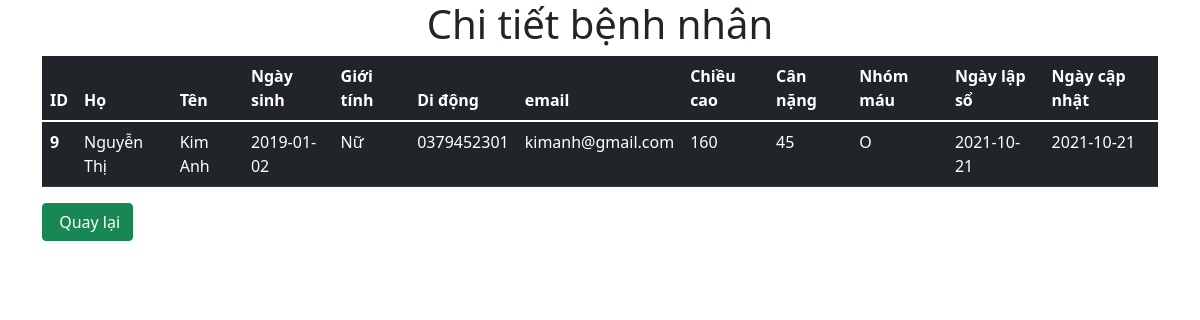
Screenshot of /chitiet_1.php?id=9 with the database file from the repository.
### tables this page shows
CREATE TABLE `patientt` (
  `patienid` int(10) UNSIGNED NOT NULL,
  `firstname` varchar(50) NOT NULL,
  `lastname` varchar(50) NOT NULL,
  `dateofbirth` date NOT NULL,
  `gender` tinyint(1) NOT NULL,
  `mobile` varchar(12) NOT NULL,
  `email` varchar(255) NOT NULL,
  `height` varchar(50) NOT NULL,
  `weight` varchar(50) NOT NULL,
  `blood_type` varchar(50) NOT NULL,
  `created_on` date NOT NULL DEFAULT current_timestamp(),
  `modified_on` date NOT NULL DEFAULT current_timestamp()
);

### src/chitiet_1.php (the view, shortened to what this page needs)
<?php
    include './menu_footer/menu.php';
?>
    <h1 class="text-center">Chi tiết bệnh nhân</h1>
    <div class="container">
        <table class="table table-dark table-hover">
            <thead>
                <tr>
                <th scope="col">ID </th>
                <th scope="col">Họ</th>
                <th scope="col">Tên</th>
                <th scope="col">Ngày sinh</th>
                <th scope="col">Giới tính</th>
                <th scope="col">Di động</th>
                <th scope="col">email</th>
                <th scope="col">Chiều cao</th>
                <th scope="col">Cân nặng</th>
                <th scope="col">Nhóm máu</th>
                <th scope="col">Ngày lập sổ</th>
                <th scope="col">Ngày cập nhật</th>
                </tr>
            </thead>
            <tbody>
                <?php
                    include './config.php';
                    $id = $_GET['id'];
                    $sql = "SELECT * FROM patientt WHERE patienid = '$id'";
                    $result = mysqli_query($conn,$sql);
                    if(mysqli_num_rows($result) > 0)
                    {
                        while($row = mysqli_fetch_assoc($result)){
                            echo '<tr>';
                            echo '<th scope="row">'.$row['patienid'].'</th>';
                            echo '<td>'.$row['firstname'].'</td>';
                            echo '<td>'.$row['lastname'].'</td>';
                            echo '<td>'.$row['dateofbirth'].'</td>';
                            if($row['gender'] == '1'){
                                $gender = 'Nam';
                            }else{
                                $gender = 'Nữ';
                            }
                            echo '<td>'.$gender.'</td>';
                            echo '<td>'.$row['mobile'].'</td>';
                            echo '<td>'.$row['email'].'</td>';
                            echo '<td>'.$row['height'].'</td>';
                            echo '<td>'.$row['weight'].'</td>';
                            echo '<td>'.$row['blood_type'].'</td>';
                            echo '<td>'.$row['created_on'].'</td>';
                            echo '<td>'.$row['modified_on'].'</td>';
                            echo '</tr>';
                        }
                    }
                ?>
            </tbody>
        </table>
        <a href="index.php" class="btn btn-success mb-3"><i class="fad fa-chevron-square-left"></i> Quay lại</a>
    </div>
<?php
    include './menu_footer/footer.php';
?>

### rows the page displays
patientt: patienid "9", firstname "Nguyễn Thị", lastname "Kim Anh", dateofbirth "2019-01-02", gender "Nữ", mobile "0379452301", email "kimanh@gmail.com", height "160", weight "45", blood_type "O", created_on "2021-10-21", modified_on "2021-10-21"
